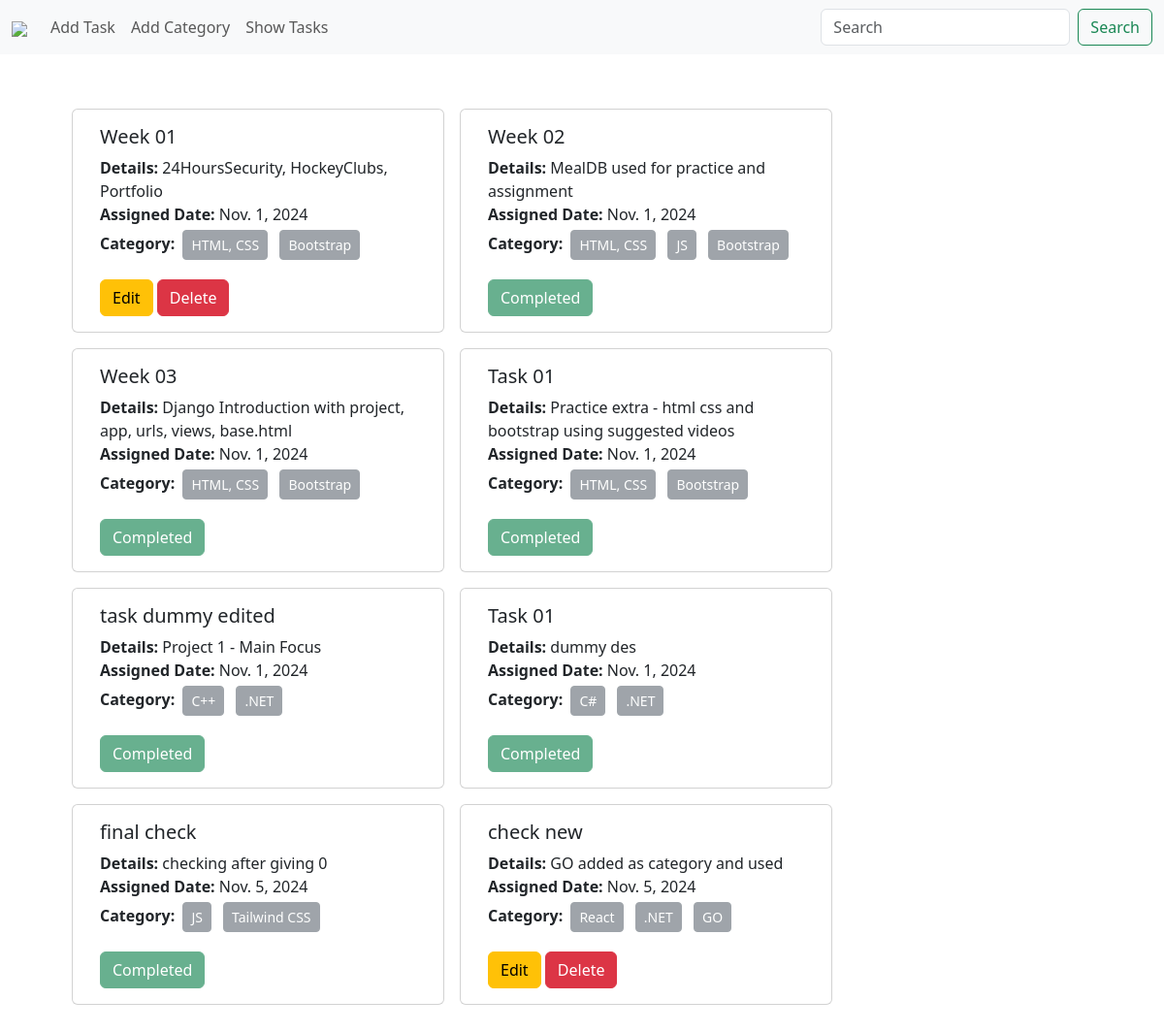
The page / on the database its author committed.
### task/models.py (models this page shows, shortened)
class TaskModel(models.Model):
    task_title = models.CharField(max_length=50)
    task_description = models.TextField(max_length=200)
    task_assign_date = models.DateField(auto_now=True)
    task_category = models.ManyToManyField(TaskCategoryModel)
    task_is_completed = models.BooleanField(default=False)

### category/models.py (models this page shows, shortened)
class TaskCategoryModel(models.Model):
    category_name = models.CharField(max_length=20)

### task_management_system/views.py (the view)
# urls.py: path('', views.index, name='index'),
def index(request):
    task = TaskModel.objects.all()
    return render(request, 'index.html', {'task' : task})

### templates/index.html (shortened to what this page needs)
{% extends "base.html" %}
{% block content %}
<div class="container p-5">
  <div class="row">
    {% for t in task %}
    <div class="card m-2" style="width: 24rem">
      <div class="card-body">
        <h5 class="card-title">{{ t.task_title }}</h5>
        <p class="card-text">
          <strong>Details:</strong> {{ t.task_description }} <br />
          <strong>Assigned Date:</strong> {{ t.task_assign_date }} <br />
          <strong>Category:</strong>
          {% for cat in t.task_category.all %}
            <button class="btn btn-sm btn-secondary m-1" disabled>
                {{ cat.category_name }}
            </button>
          {% endfor %}
        </p>
        {% if t.task_is_completed %}
            <button class="btn btn-success" disabled>Completed</button>
        {% else %}
            <a href=" {% url 'edit_task' t.pk %} " class="btn btn-warning">Edit</a>
            <a href=" {% url 'delete_task' t.pk %} " class="btn btn-danger">Delete</a>
        {% endif %}
      </div>
    </div>
    {% endfor %}
  </div>
</div>
{% endblock content %}

### templates/base.html (shortened to what this page needs)
<!DOCTYPE html>
<html lang="en">
  <head>
    <link
      href="https://cdn.jsdelivr.net/npm/bootstrap@5.3.3/dist/css/bootstrap.min.css"
      rel="stylesheet"
    />
  </head>
  <body>
    <nav class="navbar navbar-expand-lg bg-body-tertiary">
      <div class="container-fluid">
        <a class="navbar-brand" href=" {% url 'index' %} "
          ><img
            src="https://task.io/files/assets/landing-v3/logo-taskio-f0e168aa40d18c73ebcc48d1e3e7839053668897f745a387de255a30417f9e8c.png"
            width="100"
        /></a>
        <div class="collapse navbar-collapse" id="navbarSupportedContent">
          <ul class="navbar-nav me-auto mb-2 mb-lg-0">
            <li class="nav-item">
              <a class="nav-link" href=" {% url 'add_task' %} ">Add Task</a>
            </li>
            <li class="nav-item">
              <a class="nav-link" href=" {% url 'add_category' %} ">Add Category</a>
            </li>
            <li class="nav-item">
              <a class="nav-link" href=" {% url 'index' %} ">Show Tasks</a>
            </li>
          </ul>
          <form class="d-flex" role="search">
            <input
              class="form-control me-2"
              type="search"
              placeholder="Search"
              aria-label="Search"
            />
            <button class="btn btn-outline-success" type="submit">
              Search
            </button>
          </form>
        </div>
      </div>
    </nav>
    {% block content %} {% endblock content %}
  </body>
</html>

### rows shown on the page
TaskModel: task_title "Week 01", task_description "24HoursSecurity, HockeyClubs, Portfolio", task_assign_date "Nov. 1, 2024", task_is_completed "Edit"
TaskCategoryModel: category_name "HTML, CSS"
TaskCategoryModel: category_name "Bootstrap"
TaskModel: task_title "Week 02", task_description "MealDB used for practice and assignment", task_assign_date "Nov. 1, 2024", task_is_completed "Completed"
TaskCategoryModel: category_name "JS"
TaskModel: task_title "Week 03", task_description "Django Introduction with project, app, urls, views, base.html", task_assign_date "Nov. 1, 2024", task_is_completed "Completed"
TaskModel: task_title "Task 01", task_description "Practice extra - html css and bootstrap using suggested videos", task_assign_date "Nov. 1, 2024", task_is_completed "Completed"
TaskModel: task_title "task dummy edited", task_description "Project 1 - Main Focus", task_assign_date "Nov. 1, 2024", task_is_completed "Completed"
TaskCategoryModel: category_name "C++"
TaskCategoryModel: category_name ".NET"
TaskModel: task_title "Task 01", task_description "dummy des", task_assign_date "Nov. 1, 2024", task_is_completed "Completed"
TaskCategoryModel: category_name "C#"
TaskModel: task_title "final check", task_description "checking after giving 0", task_assign_date "Nov. 5, 2024", task_is_completed "Completed"
TaskCategoryModel: category_name "Tailwind CSS"
TaskModel: task_title "check new", task_description "GO added as category and used", task_assign_date "Nov. 5, 2024", task_is_completed "Edit"
TaskCategoryModel: category_name "React"
TaskCategoryModel: category_name "GO"
